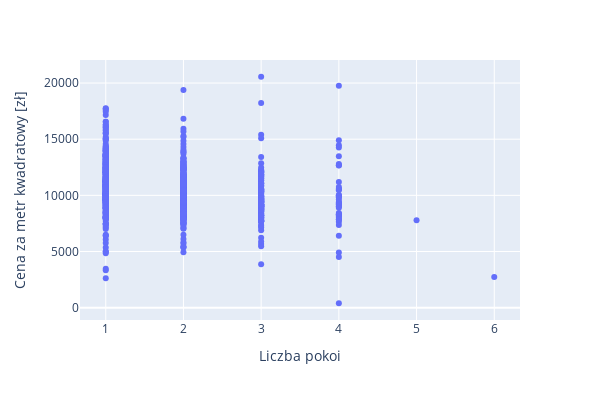

Notebook source saved alongside this figure:
### Markdown cell above
DATA VISUALIZATION

### Code cell
import plotly.express as px 

fig = px.scatter(df9, x="liczba pokoi", y="cena mkw",
labels={
                     "liczba pokoi": "Liczba pokoi",
                     "cena mkw": "Cena za metr kwadratowy [zł]",}, 
                #trendline="ols", trendline_color_override="red",
                height=400, width=600)

fig.update_xaxes(tickformat="digit")
fig.update_yaxes(tickformat="digit")

fig.show()

### Figure 1 — Plotly figure (JSON) as saved in the notebook; plotly's stock layout.template omitted (floating-point values rounded to 4 significant figures; data arrays with more than 128 entries replaced by an {"elided": "..."} marker saying what was removed)
{"data": [{"hovertemplate": "Liczba pokoi=%{x}<br>Cena za metr kwadratowy [zł]=%{y}<extra></extra>", "legendgroup": "", "marker": {"color": "#636efa", "symbol": "circle"}, "mode": "markers", "name": "", "orientation": "v", "showlegend": false, "type": "scatter", "x": {"elided": "937 int values"}, "xaxis": "x", "y": {"elided": "937 float values"}, "yaxis": "y"}], "layout": {"height": 400, "legend": {"tracegroupgap": 0}, "margin": {"t": 60}, "width": 600, "xaxis": {"anchor": "y", "domain": [0, 1], "tickformat": "digit", "title": {"text": "Liczba pokoi"}}, "yaxis": {"anchor": "x", "domain": [0, 1], "tickformat": "digit", "title": {"text": "Cena za metr kwadratowy [zł]"}}}}
